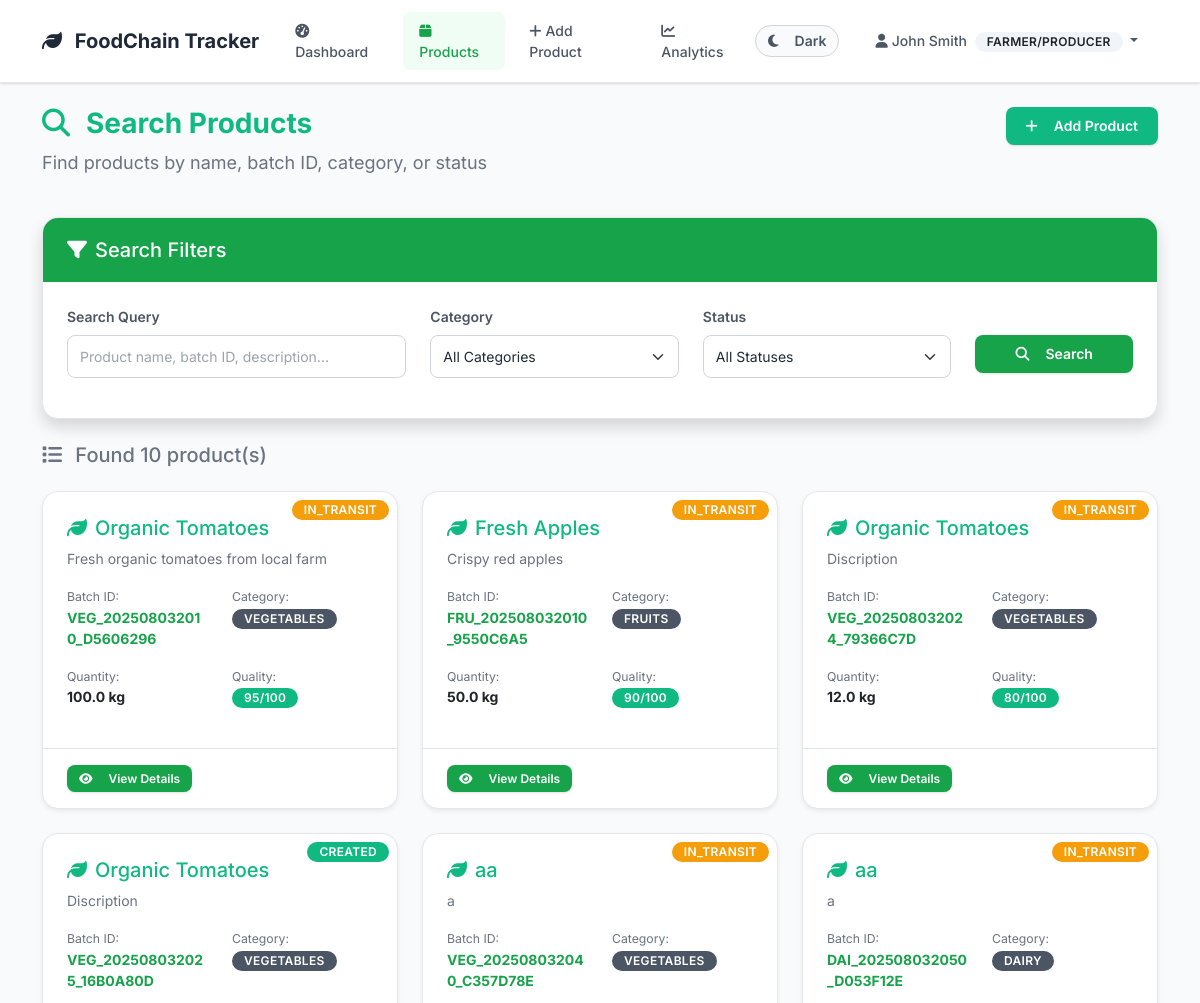
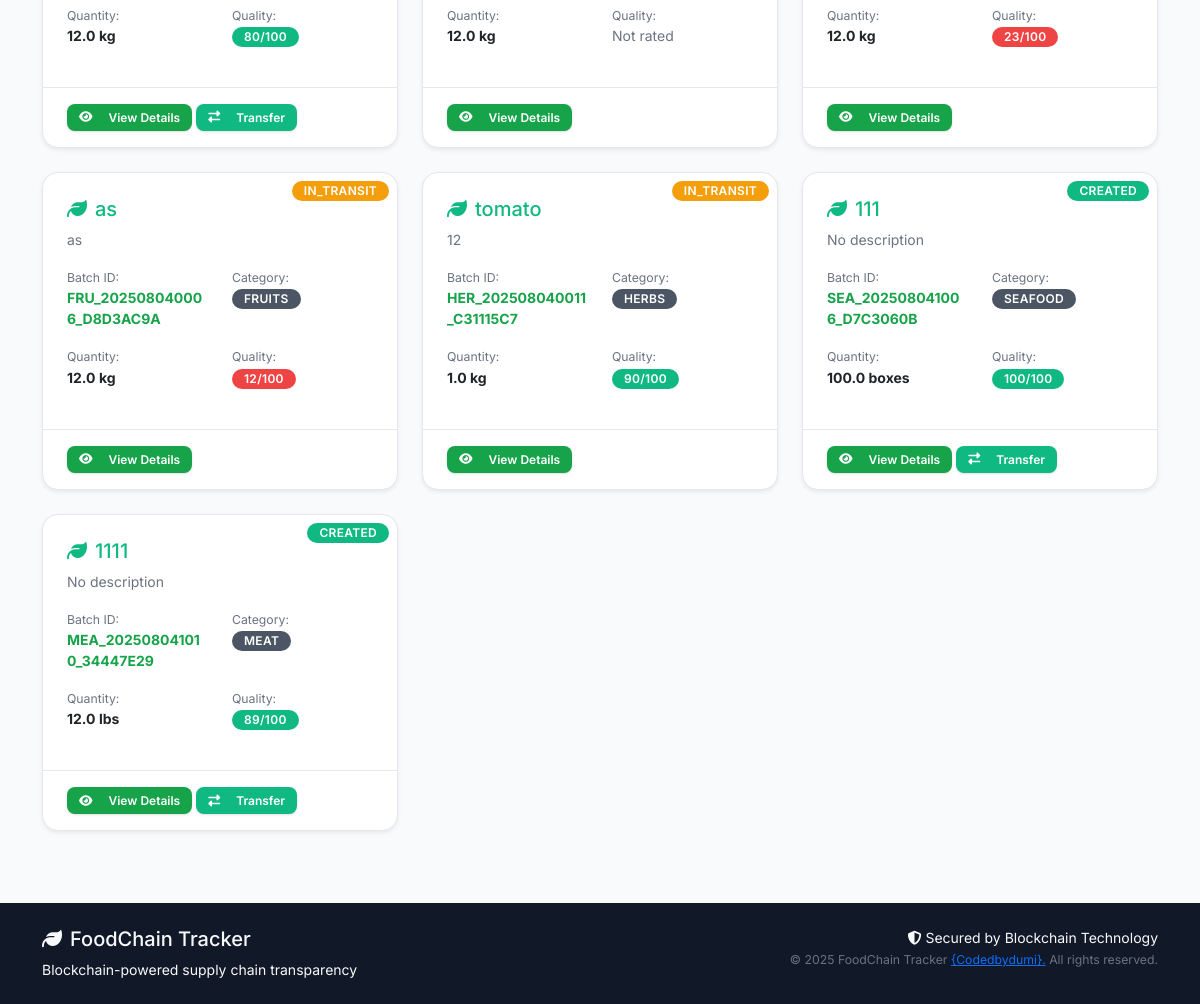
The app's page /products/search (signed in) with its own data (2 pictures, top to bottom).
### models/user.py (models this page shows, shortened)
class User(UserMixin, db.Model):
    __tablename__ = 'users'
    id = db.Column(db.Integer, primary_key=True)
    username = db.Column(db.String(80), unique=True, nullable=False)
    email = db.Column(db.String(120), unique=True, nullable=False)
    password_hash = db.Column(db.String(200), nullable=False)
    full_name = db.Column(db.String(100), nullable=False)
    phone = db.Column(db.String(20))
    address = db.Column(db.Text)
    role = db.Column(db.String(20), nullable=False)  # 'farmer', 'distributor', 'retailer', 'inspector'
    company_name = db.Column(db.String(100))
    license_number = db.Column(db.String(50))  # Business license or certification
    is_active = db.Column(db.Boolean, default=True)
    is_verified = db.Column(db.Boolean, default=False)  # For business verification
    created_at = db.Column(db.DateTime, default=datetime.utcnow)
    last_login = db.Column(db.DateTime)
    products_created = db.relationship('Product', foreign_keys='Product.created_by',
                                     backref='creator', lazy='dynamic')
    sent_transactions = db.relationship('Transaction', foreign_keys='Transaction.from_user_id',
                                      backref='sender', lazy='dynamic')
    received_transactions = db.relationship('Transaction', foreign_keys='Transaction.to_user_id',
                                          backref='receiver', lazy='dynamic')
    def get_role_display(self):
        role_names = {
            'farmer': 'Farmer/Producer',
            'distributor': 'Distributor',
            'retailer': 'Retailer',
            'inspector': 'Inspector'
        }
        return role_names.get(self.role, self.role.title())
    def can_create_products(self):
        return self.role == 'farmer'
    def can_transfer_products(self):
        return self.role in ['farmer', 'distributor']

### models/product.py (models this page shows, shortened)
class Product(db.Model):
    __tablename__ = 'products'
    id = db.Column(db.Integer, primary_key=True)
    batch_id = db.Column(db.String(50), unique=True, nullable=False)
    name = db.Column(db.String(100), nullable=False)
    category = db.Column(db.String(50), nullable=False)  # 'vegetables', 'fruits', 'grains', etc.
    description = db.Column(db.Text)
    quantity = db.Column(db.Float, nullable=False)  # Amount of product
    unit = db.Column(db.String(20), nullable=False)  # 'kg', 'tons', 'boxes', etc.
    quality_grade = db.Column(db.String(10))  # 'A', 'B', 'C', or custom grading
    quality_score = db.Column(db.Integer)  # 0-100 quality score
    origin_location = db.Column(db.String(200))  # Where product was produced
    harvest_date = db.Column(db.Date)
    expiry_date = db.Column(db.Date)
    current_location = db.Column(db.String(200))
    status = db.Column(db.String(50), default='created')  # 'created', 'in_transit', 'delivered', 'expired'
    temperature = db.Column(db.Float)  # Celsius
    humidity = db.Column(db.Float)     # Percentage
    pressure = db.Column(db.Float)     # For certain products
    created_by = db.Column(db.Integer, db.ForeignKey('users.id'), nullable=False)
    current_owner_id = db.Column(db.Integer, db.ForeignKey('users.id'), nullable=False)
    created_at = db.Column(db.DateTime, default=datetime.utcnow)
    updated_at = db.Column(db.DateTime, default=datetime.utcnow, onupdate=datetime.utcnow)
    current_owner = db.relationship('User', foreign_keys=[current_owner_id], backref='owned_products')
    transactions = db.relationship('Transaction', backref='product', lazy='dynamic', cascade='all, delete-orphan')

### routes/products.py (the view)
@products_bp.route('/search')
@login_required
def search_products():
    query = request.args.get('q', '')
    category = request.args.get('category', '')
    status = request.args.get('status', '')
    products_query = Product.query
    if query:
        products_query = products_query.filter(
            (Product.name.contains(query)) |
            (Product.batch_id.contains(query)) |
            (Product.description.contains(query))
        )
    if category:
        products_query = products_query.filter_by(category=category)
    if status:
        products_query = products_query.filter_by(status=status)
    if current_user.role == 'farmer':
        products_query = products_query.filter_by(created_by=current_user.id)
    elif current_user.role in ['distributor', 'retailer']:
        products_query = products_query.filter_by(current_owner_id=current_user.id)
    products = products_query.all()
    categories = db.session.query(Product.category.distinct()).all()
    statuses = db.session.query(Product.status.distinct()).all()
    return render_template('products/search.html',
                         products=products,
                         categories=[c[0] for c in categories],
                         statuses=[s[0] for s in statuses],
                         current_query=query,
                         current_category=category,
                         current_status=status)

### templates/products/search.html (shortened to what this page needs)
{% extends "base.html" %}
{% block content %}
<div class="row mb-4">
    <div class="col-md-8">
        <h1 class="display-6 fw-bold text-success">
            <i class="fas fa-search me-3"></i>Search Products
        </h1>
        <p class="lead text-muted">Find products by name, batch ID, category, or status</p>
    </div>
    <div class="col-md-4 text-end">
        {% if current_user.can_create_products() %}
            <a href="{{ url_for('products.add_product') }}" class="btn btn-success">
                <i class="fas fa-plus me-2"></i>Add Product
            </a>
        {% endif %}
    </div>
</div>
<div class="row mb-4">
    <div class="col-12">
        <div class="card shadow">
            <div class="card-header bg-primary text-white">
                <h5 class="mb-0">
                    <i class="fas fa-filter me-2"></i>Search Filters
                </h5>
            </div>
            <div class="card-body">
                <form method="GET">
                    <div class="row">
                        <div class="col-md-4 mb-3">
                            <label for="q" class="form-label">Search Query</label>
                            <input type="text" class="form-control" id="q" name="q"
                                   value="{{ current_query }}"
                                   placeholder="Product name, batch ID, description...">
                        </div>
                        <div class="col-md-3 mb-3">
                            <label for="category" class="form-label">Category</label>
                            <select class="form-select" id="category" name="category">
                                <option value="">All Categories</option>
                            </select>
                        </div>
                        <div class="col-md-3 mb-3">
                            <label for="status" class="form-label">Status</label>
                            <select class="form-select" id="status" name="status">
                                <option value="">All Statuses</option>
                            </select>
                        </div>
                        <div class="col-md-2 mb-3">
                            <label class="form-label">&nbsp;</label>
                            <div class="d-grid">
                                <button type="submit" class="btn btn-primary">
                                    <i class="fas fa-search me-2"></i>Search
                                </button>
                            </div>
                        </div>
                    </div>
                </form>
            </div>
        </div>
    </div>
</div>
{% if products %}
    <div class="row mb-3">
        <div class="col-12">
            <h5 class="text-muted">
                <i class="fas fa-list me-2"></i>
                Found {{ products|length }} product(s)
            </h5>
        </div>
    </div>
    <div class="row">
        {% for product in products %}
            <div class="col-lg-4 col-md-6 mb-4">
                <div class="card h-100 shadow-sm">
                    <div class="position-relative">
                        <span class="position-absolute top-0 end-0 m-2 badge bg-{{ 'success' if product.status == 'created' else 'warning' if product.status == 'in_transit' else 'info' if product.status == 'delivered' else 'danger' }}">
                            {{ product.status.title() }}
                        </span>
                    </div>
                    <div class="card-body">
                        <h5 class="card-title text-success">
                            <i class="fas fa-leaf me-2"></i>{{ product.name }}
                        </h5>
                        <p class="card-text text-muted">{{ product.description[:100] if product.description else 'No description' }}{% if product.description and product.description|length > 100 %}...{% endif %}</p>
                        <div class="row mb-3">
                            <div class="col-6">
                                <small class="text-muted">Batch ID:</small><br>
                                <strong class="text-primary">{{ product.batch_id }}</strong>
                            </div>
                            <div class="col-6">
                                <small class="text-muted">Category:</small><br>
                                <span class="badge bg-secondary">{{ product.category.title() }}</span>
                            </div>
                        </div>
                        <div class="row mb-3">
                            <div class="col-6">
                                <small class="text-muted">Quantity:</small><br>
                                <strong>{{ product.quantity }} {{ product.unit }}</strong>
                            </div>
                            <div class="col-6">
                                <small class="text-muted">Quality:</small><br>
                                {% if product.quality_score %}
                                    <span class="badge bg-{{ 'success' if product.quality_score >= 80 else 'warning' if product.quality_score >= 60 else 'danger' }}">
                                        {{ product.quality_score }}/100
                                    </span>
                                {% else %}
                                    <span class="text-muted">Not rated</span>
                                {% endif %}
                            </div>
                        </div>
                    </div>
                    <div class="card-footer bg-transparent">
                        <a href="{{ url_for('products.view_product', id=product.id) }}" class="btn btn-primary btn-sm">
                            <i class="fas fa-eye me-2"></i>View Details
                        </a>
                        {% if current_user.id == product.current_owner_id and current_user.can_transfer_products() %}
                            <a href="{{ url_for('products.transfer_product', id=product.id) }}" class="btn btn-success btn-sm">
                                <i class="fas fa-exchange-alt me-2"></i>Transfer
                            </a>
                        {% endif %}
                    </div>
                </div>
            </div>
        {% endfor %}
    </div>
{% endif %}
{% endblock %}

### templates/base.html (shortened to what this page needs)
<!DOCTYPE html>
<html lang="en">
<head>
    <link href="https://cdn.jsdelivr.net/npm/bootstrap@5.3.0/dist/css/bootstrap.min.css" rel="stylesheet">
    <link href="https://cdnjs.cloudflare.com/ajax/libs/font-awesome/6.4.0/css/all.min.css" rel="stylesheet">
    <link href="{{ url_for('static', filename='css/style.css') }}" rel="stylesheet">
</head>
<body>
    <nav class="navbar navbar-expand-lg navbar-light bg-white">
        <div class="container">
            <a class="navbar-brand" href="{{ url_for('index') }}">
                <i class="fas fa-leaf me-2"></i>
                FoodChain Tracker
            </a>
            <div class="collapse navbar-collapse" id="navbarNav">
                <ul class="navbar-nav me-auto">
                    {% if current_user.is_authenticated %}
                        <li class="nav-item">
                            <a class="nav-link" href="{{ url_for('dashboard.main') }}">
                                <i class="fas fa-tachometer-alt me-1"></i>Dashboard
                            </a>
                        </li>
                        <li class="nav-item">
                            <a class="nav-link" href="{{ url_for('products.list_products') }}">
                                <i class="fas fa-box me-1"></i>Products
                            </a>
                        </li>
                        {% if current_user.can_create_products() %}
                        <li class="nav-item">
                            <a class="nav-link" href="{{ url_for('products.add_product') }}">
                                <i class="fas fa-plus me-1"></i>Add Product
                            </a>
                        </li>
                        {% endif %}
                        <li class="nav-item">
                            <a class="nav-link" href="{{ url_for('analytics.dashboard') }}">
                                <i class="fas fa-chart-line me-1"></i>Analytics
                            </a>
                        </li>
                    {% endif %}
                </ul>
                <ul class="navbar-nav me-3">
                    <li class="nav-item">
                        <button class="btn btn-outline-secondary btn-sm theme-toggle" id="themeToggle" type="button">
                            <i class="fas fa-moon" id="themeIcon"></i>
                            <span class="ms-2 d-none d-md-inline" id="themeText">Dark</span>
                        </button>
                    </li>
                </ul>
                <ul class="navbar-nav">
                    {% if current_user.is_authenticated %}
                        <li class="nav-item dropdown">
                            <a class="nav-link dropdown-toggle" href="#" id="navbarDropdown" role="button" data-bs-toggle="dropdown">
                                <i class="fas fa-user me-1"></i>{{ current_user.full_name }}
                                <span class="badge bg-light text-dark ms-1">{{ current_user.get_role_display() }}</span>
                            </a>
                        </li>
                    {% endif %}
                </ul>
            </div>
        </div>
    </nav>
    <main class="container my-4">
        {% block content %}{% endblock %}
    </main>
    <footer class="bg-dark text-light py-4 mt-5">
        <div class="container">
            <div class="row">
                <div class="col-md-6">
                    <h5><i class="fas fa-leaf me-2"></i>FoodChain Tracker</h5>
                    <p class="mb-0">Blockchain-powered supply chain transparency</p>
                </div>
                <div class="col-md-6 text-md-end">
                    <p class="mb-0">
                        <i class="fas fa-shield-alt me-1"></i>Secured by Blockchain Technology
                    </p>
                    <small class="text-muted">© 2025 FoodChain Tracker <a href="https://github.com/codedbydumi">{Codedbydumi}.</a> All rights reserved.</small>
                </div>
            </div>
        </div>
    </footer>
</body>
</html>

### records on screen
User: full_name "John Smith", role "FARMER/PRODUCER"
Product: status "IN_TRANSIT", name "Organic Tomatoes", description "Fresh organic tomatoes from local farm", batch_id "VEG_202508032010_D5606296", category "VEGETABLES", quantity "100.0", unit "kg", quality_score "95"
Product: status "IN_TRANSIT", name "Fresh Apples", description "Crispy red apples", batch_id "FRU_202508032010_9550C6A5", category "FRUITS", quantity "50.0", unit "kg", quality_score "90"
Product: status "IN_TRANSIT", name "Organic Tomatoes", description "Discription", batch_id "VEG_202508032024_79366C7D", category "VEGETABLES", quantity "12.0", unit "kg", quality_score "80"
Product: status "CREATED", name "Organic Tomatoes", description "Discription", batch_id "VEG_202508032025_16B0A80D", category "VEGETABLES", quantity "12.0", unit "kg", quality_score "80"
Product: status "IN_TRANSIT", name "aa", description "a", batch_id "VEG_202508032040_C357D78E", category "VEGETABLES", quantity "12.0", unit "kg", quality_score "Not rated"
Product: status "IN_TRANSIT", name "aa", description "a", batch_id "DAI_202508032050_D053F12E", category "DAIRY", quantity "12.0", unit "kg", quality_score "23"
Product: status "IN_TRANSIT", name "as", description "as", batch_id "FRU_202508040006_D8D3AC9A", category "FRUITS", quantity "12.0", unit "kg", quality_score "12"
Product: status "IN_TRANSIT", name "tomato", description "12", batch_id "HER_202508040011_C31115C7", category "HERBS", quantity "1.0", unit "kg", quality_score "90"
Product: status "CREATED", name "111", description "No description", batch_id "SEA_202508041006_D7C3060B", category "SEAFOOD", quantity "100.0", unit "boxes", quality_score "100"
Product: status "CREATED", name "1111", description "No description", batch_id "MEA_202508041010_34447E29", category "MEAT", quantity "12.0", unit "lbs", quality_score "89"

### other values on screen
{{ products|length }} "10"
